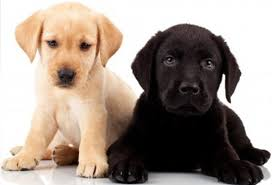
#> input picture Edureka/Machine Learning Engineer/Introduction to Machine Learning with Python/Module 7 - Unsupervised Learning/dogs.jpeg, 272 x 185 px
$ python objectsizeinimage.py --image '../../../Edureka/Machine Learning Engineer/Introduction to Machine Learning with Python/Module 7 - Unsupervised Learning/dogs.jpeg' --width 1.0
#> lines starting #> are read from the running program, lines starting #| are printed output that depends on the picture; after the words box and inside, x2 and y2 are one past the last pixel; in counts of white or black regions, pixels touching at a corner belong together
# -*- coding: utf-8 -*-
"""
Created on Fri Jun 25 02:16:27 2021

@author: SP
"""
from scipy.spatial import distance as dist
from imutils import perspective
from imutils import contours as utilscontours
import numpy as np
import argparse
import imutils
import cv2

def midpoint(ptA, ptB):
    return ((ptA[0] + ptB[0]) * 0.5, (ptA[1] + ptB[1]) * 0.5)
ap = argparse.ArgumentParser()
ap.add_argument("-i","--image",required=True,help="path to image")
ap.add_argument("-w","--width",type=float,required=True,help="width of the lef-most object")
args=vars(ap.parse_args())
image=cv2.imread(args["image"])
#> image is the input picture: shape (185, 272, 3); mean B, G, R 138.1, 147.9, 160.9
gray=cv2.cvtColor(image,cv2.COLOR_BGR2GRAY)
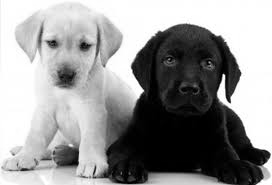
#> gray: shape (185, 272); min 0, max 255, mean 150.7
blur=cv2.GaussianBlur(gray,(7,7),0)
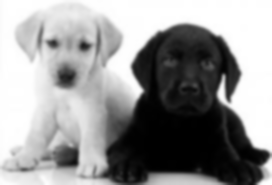
#> blur: shape (185, 272); min 0, max 255, mean 150.6
edge=cv2.Canny(blur,50,100)
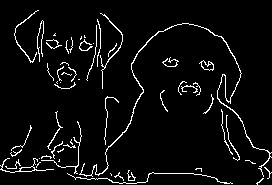
#> edge: shape (185, 272); 5% white in thin lines or dots
dilate=cv2.dilate(edge,None,iterations=1)
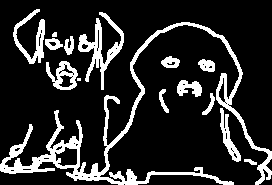
#> dilate: shape (185, 272); 16.3% white; 15 white regions (1 under 20 px), largest, box (x1, y1, x2, y2) and area: (0, 22, 272, 185) 4676, (78, 12, 124, 90) 1004, (13, 9, 45, 64) 581
erode=cv2.erode(dilate,None,iterations=1)
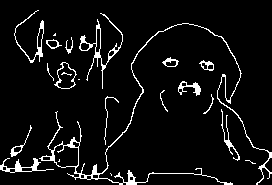
#> erode: shape (185, 272); 6.2% white in thin lines or dots
contours=cv2.findContours(erode,cv2.RETR_EXTERNAL,cv2.CHAIN_APPROX_SIMPLE)
#> contours = 20 contours, 9 with area under 20; largest, box (x1, y1, x2, y2) and area: (39, 23, 272, 185) 1084, (54, 62, 77, 89) 359, (79, 13, 123, 89) 334, (0, 158, 54, 173) 204, (14, 10, 44, 63) 170
contours=imutils.grab_contours(contours)
(contours,_)=utilscontours.sort_contours(contours)
pixelsPerMetric=None
for c in contours:
    if(cv2.contourArea(c) < 100):
        continue
    orig=image.copy()
    box=cv2.minAreaRect(c)
    box=cv2.boxPoints(box)
    box=np.array(box,dtype="int")
    box=perspective.order_points(box)
    cv2.drawContours(orig,[box.astype("int")],-1,(0,255,0),2)
    for(x,y) in box:
        cv2.circle(orig,(int(x),int(y)),5,(0,0,255),-1)
    (tl, tr, br, bl) = box
    (tltrX, tltrY) = midpoint(tl, tr)
    (blbrX, blbrY) = midpoint(bl,br)

    (tlblX, tlblY) = midpoint(tl, bl)
    (trbrX, trbrY) = midpoint(tr,br)

    cv2.circle(orig,(int(tltrX), int(tltrY)),5,(155,0,0))
    cv2.circle(orig,(int(blbrX), int(blbrY)),5,(155,0,0))
    cv2.circle(orig,(int(tlblX), int(tlblY)),5,(155,0,0))
    cv2.circle(orig,(int(trbrX), int(trbrY)),5,(155,0,0))

    cv2.line(orig,(int(tltrX), int(tltrY)),(int(blbrX), int(blbrY)),(255,0,255))
    cv2.line(orig,(int(tlblX), int(tlblY)),(int(trbrX), int(trbrY)),(255,0,255))

    dA= dist.euclidean((tltrX, tltrY),(blbrX, blbrY))
    dB = dist.euclidean((tlblX, tlblY),(trbrX, trbrY))
    if(pixelsPerMetric is None):
        pixelsPerMetirc = dB / args["width"]
    dimA = dA / pixelsPerMetirc
    dimB = dB / pixelsPerMetirc
    cv2.putText(orig, "{:.1f}in".format(dimA),
		(int(tltrX - 15), int(tltrY - 10)), cv2.FONT_HERSHEY_SIMPLEX,
		0.65, (255, 255, 255), 2)
    cv2.putText(orig, "{:.1f}in".format(dimB),
		(int(trbrX + 10), int(trbrY)), cv2.FONT_HERSHEY_SIMPLEX,
		0.65, (255, 255, 255), 2)
    cv2.imshow("image",orig)
    cv2.waitKey(0)
#> this loop made 20 passes
#> (tl, tr, br, bl, tltrX, tltrY, blbrX, blbrY) on passes 1, 3, 4, 8, 11, 16: ([0, 158], [53, 158], [53, 172], [0, 172], 26.5, 158, 26.5, 172), ([14, 10], [43, 10], [43, 62], [14, 62], 28.5, 10, 28.5, 62), ([39, 23], [271, 23], [271, 184], [39, 184], 155, 23, 155, 184), ([58, 60], [79, 65], [73, 90], [53, 86], 68.5, 62.5, 63, 88), ([92, 9], [129, 25], [102, 88], [65, 71], 110.5, 17, 83.5, 79.5), ([178, 80], [200, 82], [199, 95], [177, 93], 189, 81, 188, 94)
#> c on passes 7, 10, 13: [[55, 33], [53, 35], [55, 35]], [[78, 79], [79, 79]], [[110, 173], [111, 174], [111, 175], [111, 174]]
#> pass 1, `cv2.imshow("image",orig)`:
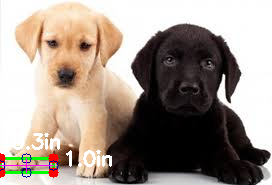
#> window 'image': shape (185, 272, 3); mean B, G, R 137.9, 147.7, 160.3
